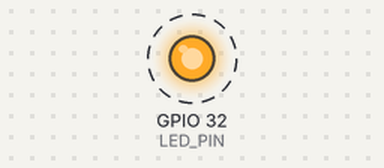
The sketch below on a simulated ESP32. On the bench: output pins drawn as LEDs (lit = HIGH). Dashed ring = blinking.

Above: at 0.2 s.
Timing chart, 0 to 3.0 s (numbered marks = the images above):
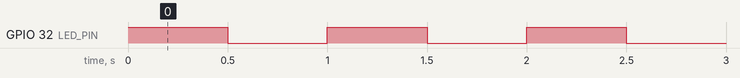

The sketch:

sistem1.ino
```cpp
const  int LED_PIN = 32;
void setup() {
  pinMode(LED_PIN,OUTPUT);
  Serial.begin(115200);
}

void loop() {
  digitalWrite(LED_PIN,HIGH);
  delay(500);
  digitalWrite(LED_PIN,LOW);
  delay(500);

}
```

Measured:
- by itself, GPIO 32 (LED_PIN): alternates HIGH for 0.50 s and LOW for 0.50 s
